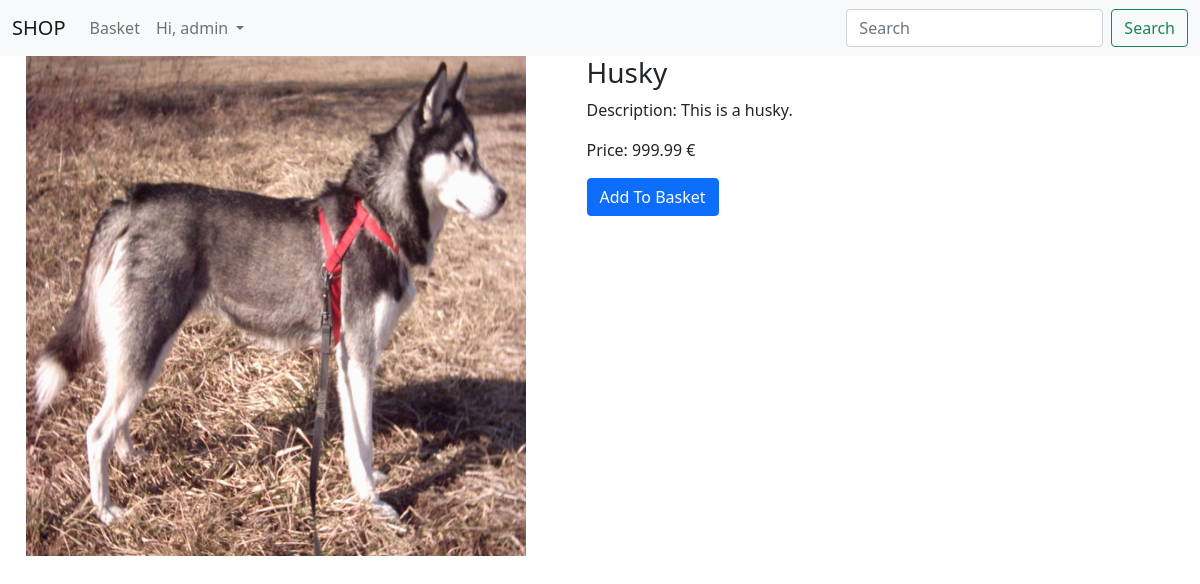
/product/3 (signed in), run on the app's committed database.
### duarteshop/models.py (models this page shows)
class APIUser(AbstractUser):
    pass

class Product(models.Model):
    id = models.IntegerField(primary_key=True)
    name = models.TextField()
    description = models.TextField(null=True)
    price = models.DecimalField(max_digits=6, decimal_places=2, default=0.0)
    image = models.FileField(upload_to='products', null=True)
    isOnSale = models.BooleanField(default=False)
    isInStock = models.BooleanField(default=True)

### duarteshop/views.py (the view)
# urls.py: path('product/<int:prodId>', views.product_individual, name="product_individual"),
def product_individual(request, prodId):
    product = Product.objects.get(id=prodId)
    return render(request, 'product_individual.html', {'product': product})

### duarteshop/templates/product_individual.html (shortened to what this page needs)
{%  extends "base.html" %}
{%  block content %}
    <div class="row">
        <div class="container col-5 md-3">
            <img src="{{ product.image.url }}" alt="{{p.name}}" height="500px" width="500px" />
        </div>
        <div class="container col-6 md-3">
            <h3>{{product.name}}</h3>
            <p>Description: {{product.description}}</p>
            <p>Price: {{product.price}} €</p>
            <a href="/addbasket/{{product.id}}" class="btn btn-primary">Add To Basket</a>
        </div>
    </div>
{%  endblock %}

### duarteshop/templates/base.html (shortened to what this page needs)
<!DOCTYPE html>
<html lang="en">
<head>
    <link rel="stylesheet" href="https://cdn.jsdelivr.net/npm/bootstrap@5.1.3/dist/css/bootstrap.min.css">
</head>
<body>
    <nav class="navbar navbar-expand-lg navbar-light bg-light">
        <div class="container-fluid">
          <a class="navbar-brand" href="/">SHOP</a>
          <div class="collapse navbar-collapse" id="navbarSupportedContent">
            <ul class="navbar-nav me-auto mb-2 mb-lg-0">
              {% if user.is_authenticated %}
                <li class="nav-item">
                  <a class="nav-link" href="/basket">Basket</a>
                </li>
              {% endif %}
              <li class="nav-item dropdown">
                <a class="nav-link dropdown-toggle" href="#" id="navbarDropdown" role="button" data-bs-toggle="dropdown" aria-expanded="false">
                  {% if user.is_authenticated %} Hi, {{user.username}} {% else %} Your Account {% endif %}
                </a>
              </li>
            </ul>
            <form class="d-flex">
              <input class="form-control me-2" type="search" placeholder="Search" aria-label="Search">
              <button class="btn btn-outline-success" type="submit">Search</button>
            </form>
          </div>
        </div>
      </nav>
    {% block content %}
    {% endblock %}
</body>
</html>

### data on the page
APIUser: username "admin"
Product: image (picture), name "Husky", description "This is a husky.", price "999.99"
